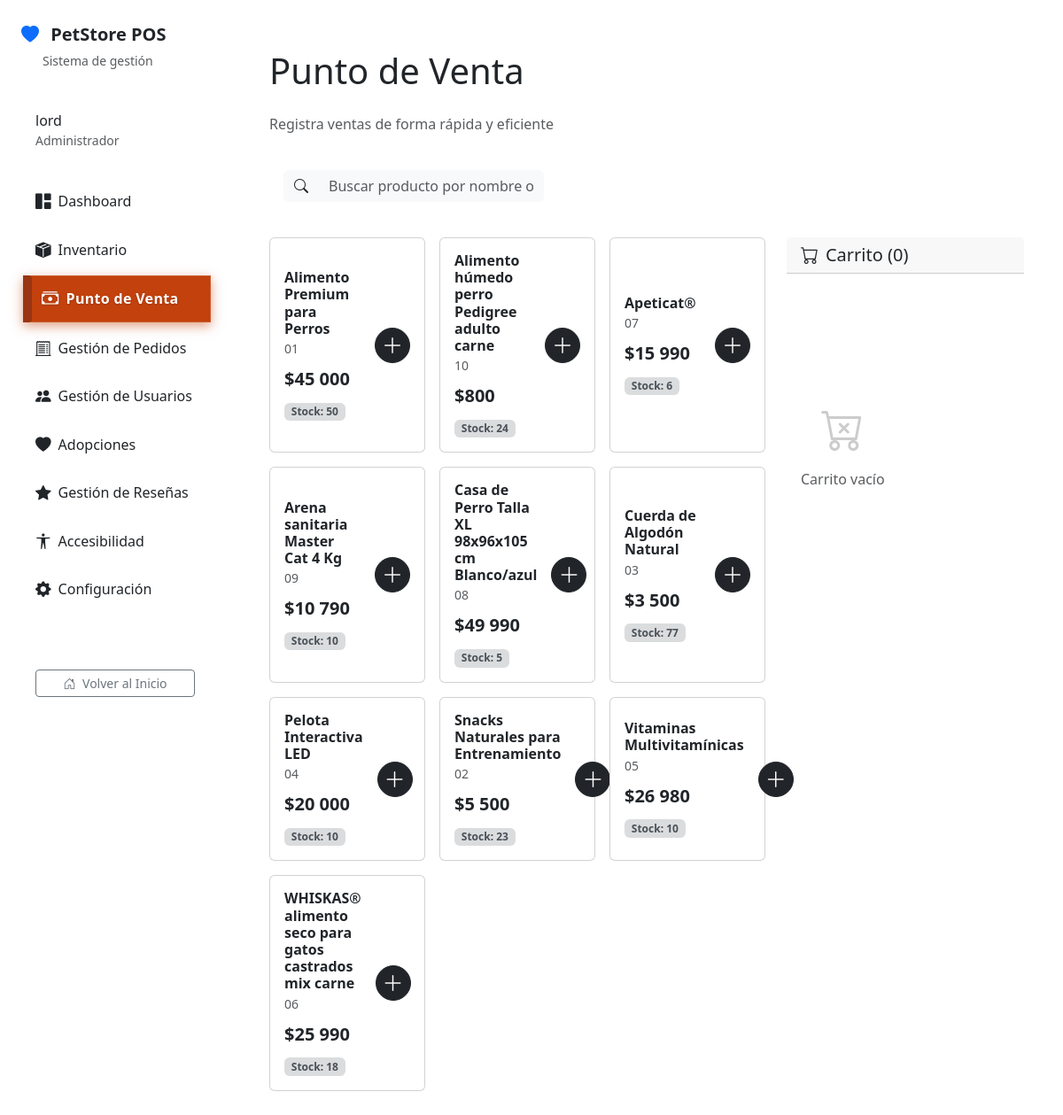
The page /dashboard/pos/ (signed in) on the database its author committed.
### catalog/models.py (models this page shows, shortened)
class Product(models.Model):
    sku = models.CharField(_("SKU"), max_length=3, unique=True)
    name = models.CharField(_("Nombre"), max_length=120)
    category = models.CharField(_("Categoría"), max_length=8, choices=Category.choices)
    price = models.DecimalField(_("Precio"), max_digits=10, decimal_places=2)
    stock = models.PositiveIntegerField(_("Stock"), default=0)
    description = models.TextField(_("Descripción"), blank=True)
    image = models.ImageField(_("Imagen"), upload_to="products/", blank=True, null=True)
    is_active = models.BooleanField(_("Activo"), default=True)
    created_at = models.DateTimeField(auto_now_add=True)
    class Meta:
        ordering = ["name"]
        verbose_name = _("Producto")
        verbose_name_plural = _("Productos")
        indexes = [
            models.Index(fields=['category', 'is_active']),
            models.Index(fields=['sku']),
        ]

### cart/models.py (models this page shows, shortened)
class Cart(models.Model):
    user = models.OneToOneField(
        settings.AUTH_USER_MODEL, #
        null=True,
        blank=True,
        on_delete=models.CASCADE,
        related_name='cart' #
    )
    session_key = models.CharField(max_length=40, null=True, blank=True, unique=True, db_index=True) #
    created_at = models.DateTimeField(auto_now_add=True) #
    updated_at = models.DateTimeField(auto_now=True) #
    @property
    def total_items(self):
        return sum(item.quantity for item in self.items.all()) #

### dashboard/views.py (the view)
class DashboardPOSView(ListView):
    model = Product
    template_name = "dashboard/pos.html"
    context_object_name = "products"
    def get_queryset(self):
        queryset = super().get_queryset().filter(is_active=True, stock__gt=0)
        query = self.request.GET.get('q')
        if query:
            queryset = queryset.filter(
                models.Q(name__icontains=query) |
                models.Q(sku__icontains=query)
            )
        return queryset.order_by('name')
    def get_context_data(self, **kwargs):
        context = super().get_context_data(**kwargs)
        from cart.utils import get_or_create_cart
        cart = get_or_create_cart(self.request)
        context['cart'] = cart
        return context

### templates/dashboard/pos.html (shortened to what this page needs)
{% extends "dashboard/base.html" %}
{% load i18n %}
{% load humanize %}
{% block dashboard_title %}{% trans "Punto de Venta" %}{% endblock %}
{% block dashboard_head %}
{% load static %}
<link rel="stylesheet" href="{% static 'css/dashboard/pos.css' %}" />
{% endblock %}
{% block dashboard_content %}
    <div class="d-flex justify-content-between align-items-center mb-4">
        <div>
            <p class="text-muted mb-0">{% trans "Registra ventas de forma rápida y eficiente" %}</p>
        </div>
    </div>
    <div class="card stat-card mb-4">
        <div class="card-body">
            <form method="get">
                <div class="input-group">
                    <span class="input-group-text bg-light border-0"><i class="bi bi-search"></i></span>
                    <input type="text" name="q" class="form-control bg-light border-0" placeholder="{% trans 'Buscar producto por nombre o escanear código...' %}" value="{{ request.GET.q }}">
                </div>
            </form>
        </div>
    </div>
    <div class="row g-4">
        <div class="col-lg-8">
            <div class="row g-3">
                {% for product in products %}
                <div class="col-md-6 col-xl-4">
                    <div class="card pos-product-card h-100">
                        <div class="card-body d-flex align-items-center">
                            <div class="flex-grow-1">
                                <h6 class="fw-bold mb-0 text-dark">{{ product.name }}</h6>
                                <small class="text-muted">{{ product.sku }}</small>
                                <div class="product-price mt-2 mb-2">${{ product.price|floatformat:0|intcomma }}</div>
                                <span class="badge bg-secondary bg-opacity-25 text-dark-emphasis">
                                    {% trans "Stock" %}: {{ product.stock }}
                                </span>
                            </div>
                            <div class="ms-3">
                                <form action="{% url 'cart:add_to_cart' product.id %}" method="post" class="d-inline">
                                    <button type="submit" class="btn btn-dark pos-add-btn d-flex align-items-center justify-content-center" title="{% trans 'Agregar al carrito' %}">
                                        <i class="bi bi-plus-lg"></i>
                                    </button>
                                </form>
                            </div>
                        </div>
                    </div>
                </div>
                {% empty %}
                <div class="col-12">
                    <div class="alert alert-info">
                        {% trans "No se encontraron productos activos o en stock." %}
                    </div>
                </div>
                {% endfor %}
            </div>
        </div>
        <div class="col-lg-4">
            <div class="card stat-card">
                <div class="card-header">
                    <h5 class="card-title mb-0">
                        <i class="bi bi-cart me-2"></i>{% trans "Carrito" %} ({{ cart.total_items|default:0 }})
                    </h5>
                </div>
                <div class="card-body pos-cart-body">
                    {% if cart and cart.items.exists %}
                        <div class="list-group list-group-flush">
                            {% for item in cart.items.all %}
                            <div class="list-group-item px-0 py-2 border-bottom">
                                <div class="d-flex justify-content-between align-items-start mb-2">
                                    <div class="flex-grow-1">
                                        <h6 class="mb-1 fw-bold">{{ item.product.name }}</h6>
                                        <small class="text-muted">SKU: {{ item.product.sku }}</small>
                                        <div class="mt-1">
                                            <span class="fw-bold">${{ item.product.price|floatformat:0|intcomma }}</span>
                                            <span class="text-muted">x {{ item.quantity }}</span>
                                        </div>
                                    </div>
                                    <div class="text-end">
                                        <div class="fw-bold mb-1">${{ item.total_price|floatformat:0|intcomma }}</div>
                                        <form action="{% url 'cart:remove_from_cart' item.id %}" method="post" class="d-inline">
                                            {% csrf_token %}
                                            <button type="submit" class="btn btn-sm btn-outline-danger border-0 p-1" title="{% trans 'Eliminar' %}">
                                                <i class="bi bi-trash"></i>
                                            </button>
                                        </form>
                                    </div>
                                </div>
                                <form action="{% url 'cart:update_cart_item' item.id %}" method="post" class="d-flex align-items-center gap-2">
                                    {% csrf_token %}
                                    <label class="small text-muted mb-0">{% trans "Cantidad:" %}</label>
                                    <input type="number" name="quantity" value="{{ item.quantity }}" min="1" max="{{ item.product.stock }}" class="form-control form-control-sm" style="width: 70px;">
                                    <button type="submit" class="btn btn-sm btn-outline-secondary border-0" title="{% trans 'Actualizar' %}">
                                        <i class="bi bi-check-lg"></i>
                                    </button>
                                    <small class="text-muted">({% trans "Stock:" %} {{ item.product.stock }})</small>
                                </form>
                            </div>
                            {% endfor %}
                        </div>
                        <div class="mt-3 pt-3 border-top">
                            <div class="d-flex justify-content-between align-items-center mb-3">
                                <span class="fw-bold fs-5">{% trans "Total:" %}</span>
                                <span class="fw-bold fs-5">${{ cart.total_cart_price|floatformat:0|intcomma }}</span>
                            </div>
                            <a href="{% url 'orders:checkout' %}" class="btn btn-dark w-100">
                                <i class="bi bi-cash-stack me-1"></i>{% trans "Procesar Venta" %}
                            </a>
                        </div>
                    {% else %}
                        <div class="text-center">
                            <i class="bi bi-cart-x" style="font-size: 3rem; color: #ccc;"></i>
                            <p class="text-muted mt-2">{% trans "Carrito vacío" %}</p>
                        </div>
                    {% endif %}
                </div>
            </div>
        </div>
    </div>
{% endblock %}

### templates/dashboard/base.html (shortened to what this page needs)
{% load static %} {% load i18n %}
<!DOCTYPE html>
<html lang="{{ request.LANGUAGE_CODE }}">
  <head>
    <link
      href="https://cdn.jsdelivr.net/npm/bootstrap@5.3.3/dist/css/bootstrap.min.css"
      rel="stylesheet"
    />
    <link
      href="https://cdn.jsdelivr.net/npm/bootstrap-icons@1.11.3/font/bootstrap-icons.css"
      rel="stylesheet"
    />
    <link rel="stylesheet" href="{% static 'css/dashboard/style.css' %}" />
    <link rel="stylesheet" href="{% static 'css/accessibility.css' %}" />
    {% block dashboard_head %}{% endblock %}
  </head>
  <body class="dashboard-body">
    <nav class="sidebar" id="sidebar">
      <div class="sidebar-header">
        <a class="navbar-brand d-block" href="{% url 'dashboard:index' %}">
          <i class="bi bi-heart-fill me-2 text-primary"></i>
          <span class="fw-bold">PetStore POS</span>
        </a>
        <small class="text-muted d-block mt-1 ms-4">Sistema de gestión</small>
      </div>
      <div class="sidebar-user">
        <h6 class="mb-0">
          {{ request.user.first_name|default:request.user.username }}
        </h6>
        <small class="text-muted">Administrador</small>
      </div>
      <ul class="nav nav-pills flex-column sidebar-nav">
        <li class="nav-item">
          <a
            class="nav-link {% if request.resolver_match.url_name == 'index' %}active{% endif %}"
            href="{% url 'dashboard:index' %}"
          >
            <i class="bi bi-grid-1x2-fill me-2"></i> Dashboard
          </a>
        </li>
        <li class="nav-item">
          <a
            class="nav-link {% if request.resolver_match.url_name == 'inventario' %}active{% endif %}"
            href="{% url 'dashboard:inventario' %}"
          >
            <i class="bi bi-box-seam-fill me-2"></i> Inventario
          </a>
        </li>
        <li class="nav-item">
          <a class="nav-link {% if request.resolver_match.url_name == 'pos' %}active{% endif %}" href="{% url 'dashboard:pos' %}">
              <i class="bi bi-cash-stack me-2"></i> Punto de Venta
          </a>
        </li>
        <li class="nav-item">
          <a
            class="nav-link {% if request.resolver_match.url_name == 'pedidos' %}active{% endif %}"
            href="{% url 'dashboard:pedidos' %}"
          >
            <i class="bi bi-receipt-cutoff me-2"></i> Gestión de Pedidos
          </a>
        </li>
        <li class="nav-item">
          <a
            class="nav-link {% if request.resolver_match.url_name == 'usuarios' %}active{% endif %}"
            href="{% url 'dashboard:usuarios' %}"
          >
            <i class="bi bi-people-fill me-2"></i> Gestión de Usuarios
          </a>
        </li>
        <li class="nav-item">
          <a
            class="nav-link {% if request.resolver_match.url_name == 'adopciones' %}active{% endif %}"
            href="{% url 'dashboard:adopciones' %}"
          >
            <i class="bi bi-heart-fill me-2"></i> Adopciones
          </a>
        </li>
        <li class="nav-item">
          <a
            class="nav-link {% if request.resolver_match.url_name == 'reviews' %}active{% endif %}"
            href="{% url 'dashboard:reviews' %}"
          >
            <i class="bi bi-star-fill me-2"></i> Gestión de Reseñas
          </a>
        </li>
        <li class="nav-item">
          <a
            class="nav-link {% if request.resolver_match.url_name == 'accesibilidad' %}active{% endif %}"
            href="{% url 'dashboard:accesibilidad' %}"
          >
            <i class="bi bi-universal-access me-2"></i> Accesibilidad
          </a>
        </li>
        <li class="nav-item">
          <a
            class="nav-link {% if request.resolver_match.url_name == 'configuracion' %}active{% endif %}"
            href="{% url 'dashboard:configuracion' %}"
          >
            <i class="bi bi-gear-fill me-2"></i> Configuración
          </a>
        </li>
      </ul>
      <div class="sidebar-footer">
        <div id="google_translate_element_dash" class="mx-3"></div>
        <div class="px-3 mb-2">
          <a href="{% url 'home' %}" class="btn btn-outline-secondary btn-sm w-100">
            <i class="bi bi-house-door me-1"></i> Volver al Inicio
          </a>
        </div>
      </div>
    </nav>
    <div class="main-content">
      <div class="dashboard-content">
        <div class="container-fluid py-4">
          <h1 class="mb-4">{% block dashboard_title %}Dashboard{% endblock %}</h1>
          {% block dashboard_content %}{% endblock %}
        </div>
      </div>
    </div>
  </body>
</html>

### rows shown on the page
Product: name "Alimento Premium para Perros", sku "01", price "45 000", stock "50"
Product: name "Alimento húmedo perro Pedigree adulto carne", sku "10", price "800", stock "24"
Product: name "Apeticat®", sku "07", price "15 990", stock "6"
Product: name "Arena sanitaria Master Cat 4 Kg", sku "09", price "10 790", stock "10"
Product: name "Casa de Perro Talla XL 98x96x105 cm Blanco/azul", sku "08", price "49 990", stock "5"
Product: name "Cuerda de Algodón Natural", sku "03", price "3 500", stock "77"
Product: name "Pelota Interactiva LED", sku "04", price "20 000", stock "10"
Product: name "Snacks Naturales para Entrenamiento", sku "02", price "5 500", stock "23"
Product: name "Vitaminas Multivitamínicas", sku "05", price "26 980", stock "10"
Product: name "WHISKAS® alimento seco para gatos castrados mix carne", sku "06", price "25 990", stock "18"

### other values the page prints
{{ request.user.first_name|default:request.user.username }} "lord"
